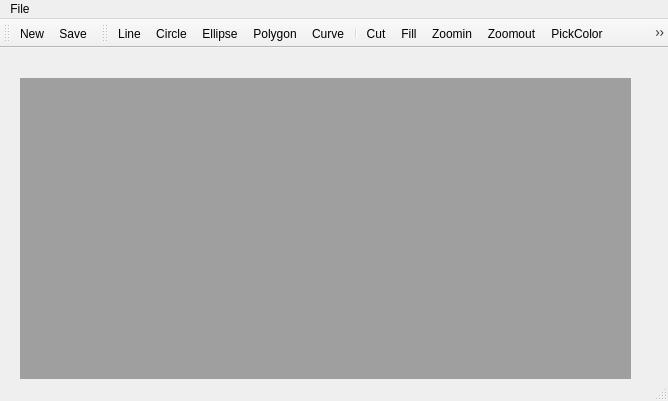
<?xml version="1.0" encoding="UTF-8"?>
<ui version="4.0">
 <class>MainWindow</class>
 <widget class="QMainWindow" name="MainWindow">
  <property name="geometry">
   <rect>
    <x>0</x>
    <y>0</y>
    <width>668</width>
    <height>401</height>
   </rect>
  </property>
  <property name="windowTitle">
   <string>MainWindow</string>
  </property>
  <widget class="QWidget" name="centralWidget">
   <widget class="QMdiArea" name="mdiArea">
    <property name="geometry">
     <rect>
      <x>20</x>
      <y>30</y>
      <width>611</width>
      <height>311</height>
     </rect>
    </property>
   </widget>
  </widget>
  <widget class="QMenuBar" name="menuBar">
   <property name="geometry">
    <rect>
     <x>0</x>
     <y>0</y>
     <width>668</width>
     <height>26</height>
    </rect>
   </property>
   <widget class="QMenu" name="menu">
    <property name="title">
     <string>File</string>
    </property>
    <addaction name="actionNew"/>
    <addaction name="separator"/>
    <addaction name="actionSave"/>
    <addaction name="separator"/>
    <addaction name="actionClose"/>
   </widget>
   <addaction name="menu"/>
  </widget>
  <widget class="QToolBar" name="mainToolBar">
   <attribute name="toolBarArea">
    <enum>TopToolBarArea</enum>
   </attribute>
   <attribute name="toolBarBreak">
    <bool>false</bool>
   </attribute>
   <addaction name="actionNew"/>
   <addaction name="actionSave"/>
  </widget>
  <widget class="QStatusBar" name="statusBar"/>
  <widget class="QToolBar" name="toolBar">
   <property name="windowTitle">
    <string>toolBar</string>
   </property>
   <attribute name="toolBarArea">
    <enum>TopToolBarArea</enum>
   </attribute>
   <attribute name="toolBarBreak">
    <bool>false</bool>
   </attribute>
   <addaction name="actionLine_2"/>
   <addaction name="actionCircle"/>
   <addaction name="actionEllipse"/>
   <addaction name="actionPolygon"/>
   <addaction name="actionCurve"/>
   <addaction name="separator"/>
   <addaction name="actionCut"/>
   <addaction name="actionFill"/>
   <addaction name="actionZoomin"/>
   <addaction name="actionZoomout"/>
   <addaction name="actionPickColor"/>
   <addaction name="actionDelete"/>
   <addaction name="separator"/>
   <addaction name="actionClose"/>
  </widget>
  <action name="actionNew">
   <property name="icon">
    <iconset resource="resource.qrc">
     <normaloff>:/images/new.jpeg</normaloff>:/images/new.jpeg</iconset>
   </property>
   <property name="text">
    <string>New</string>
   </property>
  </action>
  <action name="actionSave">
   <property name="icon">
    <iconset resource="resource.qrc">
     <normaloff>:/images/save.jpeg</normaloff>:/images/save.jpeg</iconset>
   </property>
   <property name="text">
    <string>Save</string>
   </property>
  </action>
  <action name="actionClose">
   <property name="icon">
    <iconset resource="resource.qrc">
     <normaloff>:/images/DELETE.BMP</normaloff>:/images/DELETE.BMP</iconset>
   </property>
   <property name="text">
    <string>Close</string>
   </property>
  </action>
  <action name="actionLine_2">
   <property name="checkable">
    <bool>true</bool>
   </property>
   <property name="icon">
    <iconset resource="resource.qrc">
     <normaloff>:/images/line.png</normaloff>:/images/line.png</iconset>
   </property>
   <property name="text">
    <string>Line</string>
   </property>
   <property name="toolTip">
    <string>线</string>
   </property>
  </action>
  <action name="actionCircle">
   <property name="icon">
    <iconset resource="resource.qrc">
     <normaloff>:/images/circle.png</normaloff>:/images/circle.png</iconset>
   </property>
   <property name="text">
    <string>Circle</string>
   </property>
   <property name="toolTip">
    <string>圆</string>
   </property>
  </action>
  <action name="actionEllipse">
   <property name="icon">
    <iconset resource="resource.qrc">
     <normaloff>:/images/oval.png</normaloff>:/images/oval.png</iconset>
   </property>
   <property name="text">
    <string>Ellipse</string>
   </property>
   <property name="toolTip">
    <string>椭圆</string>
   </property>
  </action>
  <action name="actionPolygon">
   <property name="icon">
    <iconset resource="resource.qrc">
     <normaloff>:/images/poly.png</normaloff>:/images/poly.png</iconset>
   </property>
   <property name="text">
    <string>Polygon</string>
   </property>
   <property name="toolTip">
    <string>多边形</string>
   </property>
  </action>
  <action name="actionCut">
   <property name="icon">
    <iconset resource="resource.qrc">
     <normaloff>:/images/cut.png</normaloff>:/images/cut.png</iconset>
   </property>
   <property name="text">
    <string>Cut</string>
   </property>
   <property name="toolTip">
    <string>裁剪</string>
   </property>
  </action>
  <action name="actionFill">
   <property name="icon">
    <iconset resource="resource.qrc">
     <normaloff>:/images/fill.png</normaloff>:/images/fill.png</iconset>
   </property>
   <property name="text">
    <string>Fill</string>
   </property>
   <property name="toolTip">
    <string>填充</string>
   </property>
  </action>
  <action name="actionCurve">
   <property name="icon">
    <iconset resource="resource.qrc">
     <normaloff>:/images/ARC.BMP</normaloff>:/images/ARC.BMP</iconset>
   </property>
   <property name="text">
    <string>Curve</string>
   </property>
   <property name="toolTip">
    <string>曲线</string>
   </property>
  </action>
  <action name="actionZoomin">
   <property name="icon">
    <iconset resource="resource.qrc">
     <normaloff>:/images/widen.png</normaloff>:/images/widen.png</iconset>
   </property>
   <property name="text">
    <string>Zoomin</string>
   </property>
   <property name="toolTip">
    <string>放大</string>
   </property>
  </action>
  <action name="actionZoomout">
   <property name="icon">
    <iconset resource="resource.qrc">
     <normaloff>:/images/narrow.png</normaloff>:/images/narrow.png</iconset>
   </property>
   <property name="text">
    <string>Zoomout</string>
   </property>
   <property name="toolTip">
    <string>缩小</string>
   </property>
  </action>
  <action name="actionPickColor">
   <property name="icon">
    <iconset resource="resource.qrc">
     <normaloff>:/images/pen.png</normaloff>:/images/pen.png</iconset>
   </property>
   <property name="text">
    <string>PickColor</string>
   </property>
   <property name="toolTip">
    <string>取色</string>
   </property>
  </action>
  <action name="actionDelete">
   <property name="icon">
    <iconset resource="resource.qrc">
     <normaloff>:/images/delete.png</normaloff>:/images/delete.png</iconset>
   </property>
   <property name="text">
    <string>Delete</string>
   </property>
   <property name="toolTip">
    <string>删除</string>
   </property>
  </action>
 </widget>
 <layoutdefault spacing="6" margin="11"/>
 <resources>
  <include location="resource.qrc"/>
 </resources>
 <connections/>
</ui>
